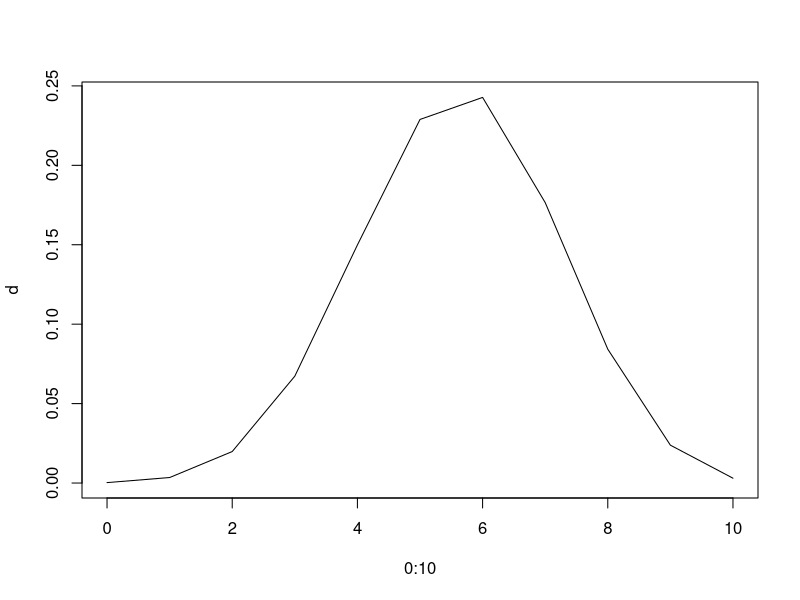
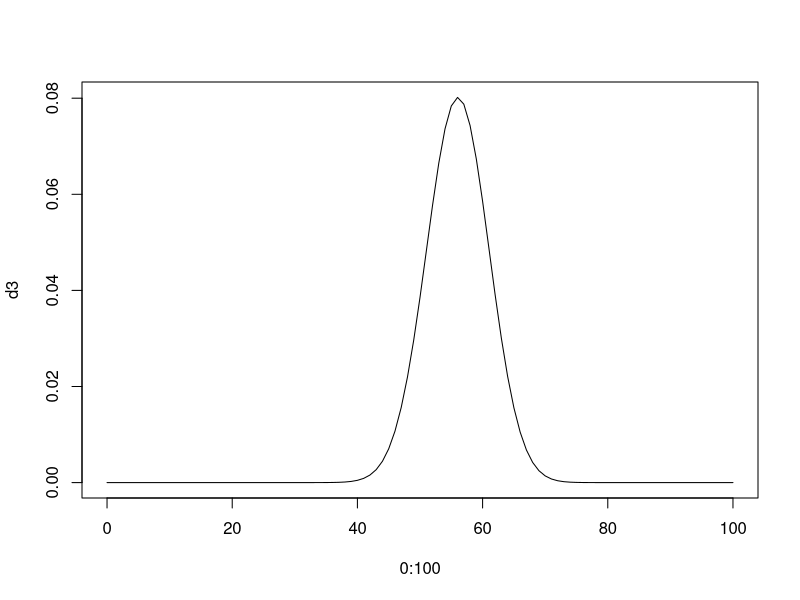

Recreate these plots in R, in order.
g<-read.csv("travelled abroad_csv.csv")
traveeled<-nrow(subset(g,Travelledabroad=="Y"))
percentage<-traveeled*100/nrow(g)
cat("Percentage of pepople travelled abroad ",percentage)

p=percentage/100
cat("\nProbablity of success ",p)

d<-dbinom(0:10,10,p)
cat("\nProbability that in a randomly chosen sample of 10 persons, no one has traveled abroad:", d, "\n")

plot(0:10,d,type="l")

d2<-sum(dbinom(59:100,100,p))
d3<-dbinom(0:100,100,p)
plot(0:100,d3,type="l")

cat("Probablity of binomial distribution with n=100  ",d2) 

m<-100*p
cat("\nMean is ",m)
sd<-sqrt(100*p*(1-p))
cat("\nStandard deviation is ",sd)
norm<-pnorm(59,m,sd,lower.tail = F)
cat("\nProbabliy of Normal distribution with N=100 ",norm)